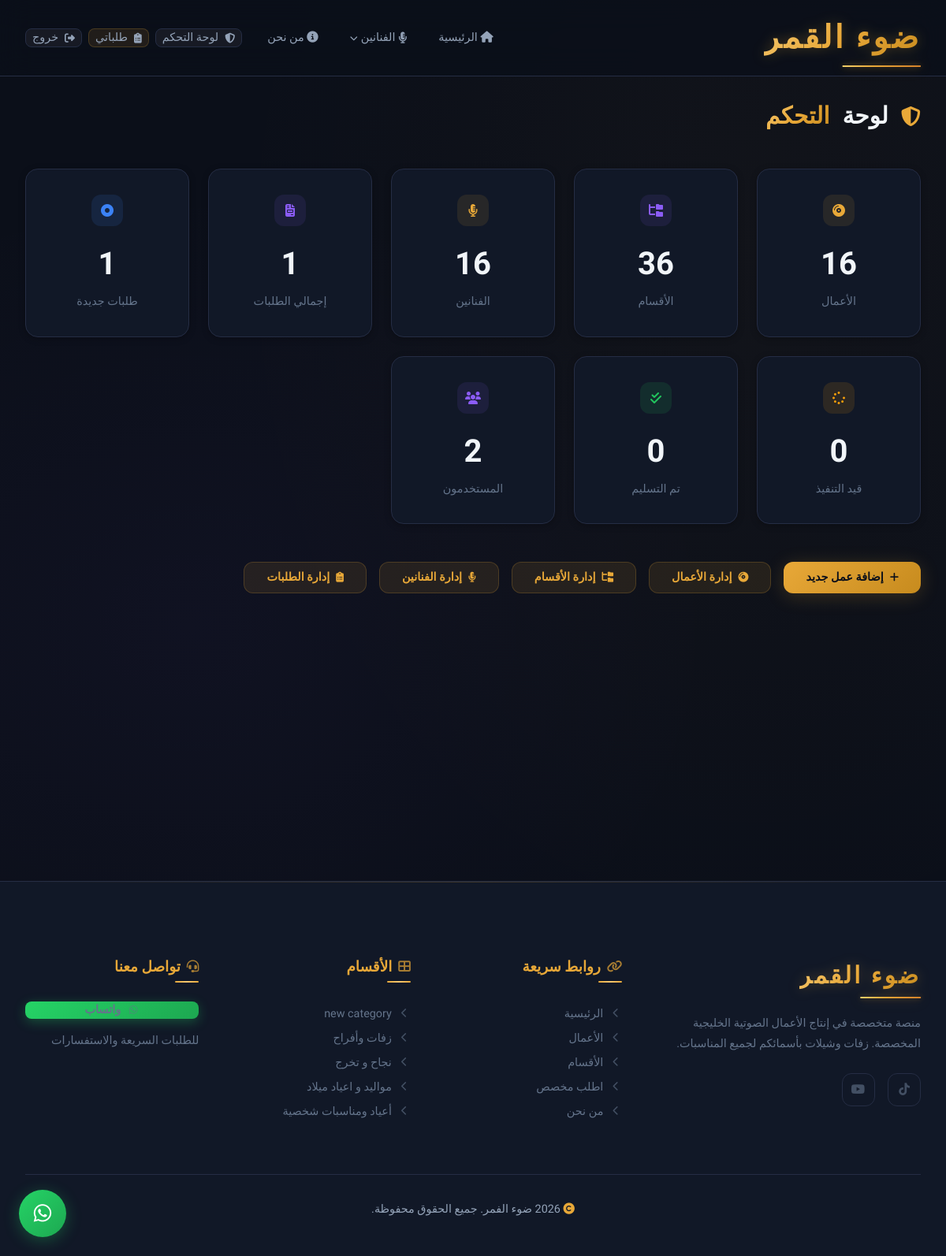
Page /admin/ (signed in) on the committed database.
### app/models.py (models this page shows, shortened)
class Category(db.Model):
    __tablename__ = 'categories'
    id = db.Column(db.Integer, primary_key=True)
    name = db.Column(db.String(100), nullable=False)
    slug = db.Column(db.String(100), unique=True, nullable=False)
    description = db.Column(db.Text, nullable=True)
    icon = db.Column(db.String(50), nullable=True)
    sort_order = db.Column(db.Integer, default=0)
    parent_id = db.Column(db.Integer, db.ForeignKey('categories.id'), nullable=True)
    subcategories = db.relationship(
        'Category',
        backref=db.backref('parent', remote_side=[id]),
        lazy='dynamic'
    )
    samples = db.relationship('Sample', backref='category', lazy='dynamic')

### app/routes/admin.py (the view)
@admin_bp.route('/')
@admin_required
def dashboard():
    total_samples = Sample.query.count()
    total_categories = Category.query.count()
    total_singers = Singer.query.count()
    total_orders = Order.query.count()
    new_orders = Order.query.filter_by(status='new').count()
    in_progress = Order.query.filter_by(status='in_progress').count()
    delivered = Order.query.filter_by(status='delivered').count()
    total_users = User.query.count()
    recent_orders = Order.query.order_by(Order.created_at.desc()).limit(5).all()
    return render_template(
        'admin/dashboard.html',
        total_samples=total_samples,
        total_categories=total_categories,
        total_singers=total_singers,
        total_orders=total_orders,
        new_orders=new_orders,
        in_progress=in_progress,
        delivered=delivered,
        total_users=total_users,
        recent_orders=recent_orders,
    )

### app/models.py (called while the page is built)
    @property
    def status_label(self):
        labels = {'new': 'جديد', 'in_progress': 'قيد التنفيذ', 'delivered': 'تم التسليم'}
        return labels.get(self.status, self.status)

    @property
    def status_color(self):
        colors = {'new': 'info', 'in_progress': 'warning', 'delivered': 'success'}
        return colors.get(self.status, 'info')

### app/routes/admin.py (called while the page is built)
def admin_required(f):
    @wraps(f)
    @login_required
    def decorated_function(*args, **kwargs):
        if not current_user.is_admin:
            flash('ليس لديك صلاحية الوصول', 'error')
            return redirect(url_for('main.index'))
        return f(*args, **kwargs)
    return decorated_function

### app/templates/admin/dashboard.html (shortened to what this page needs)
{% extends "base.html" %}
{% block content %}
<section class="admin-page">
    <div class="container">
        <div class="dashboard-header">
            <h1><i class="fas fa-shield-halved"></i> لوحة <span class="accent-text">التحكم</span></h1>
        </div>
        <div class="admin-stats">
            <div class="stat-card animate-on-scroll">
                <div class="stat-card__icon stat-card__icon--accent"><i class="fas fa-compact-disc"></i></div>
                <div class="stat-card__value">{{ total_samples }}</div>
                <div class="stat-card__label">الأعمال</div>
            </div>
            <div class="stat-card animate-on-scroll">
                <div class="stat-card__icon stat-card__icon--secondary"><i class="fas fa-folder-tree"></i></div>
                <div class="stat-card__value">{{ total_categories }}</div>
                <div class="stat-card__label">الأقسام</div>
            </div>
            <div class="stat-card animate-on-scroll">
                <div class="stat-card__icon stat-card__icon--accent"><i class="fas fa-microphone-lines"></i></div>
                <div class="stat-card__value">{{ total_singers }}</div>
                <div class="stat-card__label">الفنانين</div>
            </div>
            <div class="stat-card animate-on-scroll">
                <div class="stat-card__icon stat-card__icon--secondary"><i class="fas fa-file-invoice"></i></div>
                <div class="stat-card__value">{{ total_orders }}</div>
                <div class="stat-card__label">إجمالي الطلبات</div>
            </div>
            <div class="stat-card animate-on-scroll">
                <div class="stat-card__icon stat-card__icon--info"><i class="fas fa-circle-dot"></i></div>
                <div class="stat-card__value">{{ new_orders }}</div>
                <div class="stat-card__label">طلبات جديدة</div>
            </div>
            <div class="stat-card animate-on-scroll">
                <div class="stat-card__icon stat-card__icon--warning"><i class="fas fa-spinner"></i></div>
                <div class="stat-card__value">{{ in_progress }}</div>
                <div class="stat-card__label">قيد التنفيذ</div>
            </div>
            <div class="stat-card animate-on-scroll">
                <div class="stat-card__icon stat-card__icon--success"><i class="fas fa-check-double"></i></div>
                <div class="stat-card__value">{{ delivered }}</div>
                <div class="stat-card__label">تم التسليم</div>
            </div>
            <div class="stat-card animate-on-scroll">
                <div class="stat-card__icon stat-card__icon--secondary"><i class="fas fa-users"></i></div>
                <div class="stat-card__value">{{ total_users }}</div>
                <div class="stat-card__label">المستخدمون</div>
            </div>
        </div>
        <div style="display: flex; gap: var(--space-md); margin-bottom: var(--space-2xl); flex-wrap: wrap;">
            <a href="{{ url_for('admin.add_sample') }}" class="btn btn-primary"><i class="fas fa-plus"></i> إضافة عمل جديد</a>
            <a href="{{ url_for('admin.samples') }}" class="btn btn-secondary"><i class="fas fa-compact-disc"></i> إدارة الأعمال</a>
            <a href="{{ url_for('admin.categories') }}" class="btn btn-secondary"><i class="fas fa-folder-tree"></i> إدارة الأقسام</a>
            <a href="{{ url_for('admin.singers') }}" class="btn btn-secondary"><i class="fas fa-microphone-lines"></i> إدارة الفنانين</a>
            <a href="{{ url_for('admin.orders') }}" class="btn btn-secondary"><i class="fas fa-clipboard-list"></i> إدارة الطلبات</a>
        </div>
    </div>
</section>
{% endblock %}

### app/templates/base.html (shortened to what this page needs)
<!DOCTYPE html>
<html lang="ar" dir="rtl">
<head>
    <link rel="stylesheet"
          href="https://cdnjs.cloudflare.com/ajax/libs/font-awesome/6.5.1/css/all.min.css"
          onerror="this.onerror=null;this.href='https://cdn.jsdelivr.net/npm/@fortawesome/fontawesome-free@6.5.1/css/all.min.css';" />
    <link rel="stylesheet" href="{{ url_for('static', filename='css/variables.css') }}">
    <link rel="stylesheet" href="{{ url_for('static', filename='css/base.css') }}">
    <link rel="stylesheet" href="{{ url_for('static', filename='css/components.css') }}">
    <link rel="stylesheet" href="{{ url_for('static', filename='css/pages.css') }}">
</head>
<body>
    <nav class="navbar" id="navbar">
        <div class="container">
            <a href="{{ url_for('main.index') }}" class="logo">ضوء القمر</a>
            <div class="nav-links" id="navLinks">
                <a href="{{ url_for('main.index') }}" class="{% if request.endpoint == 'main.index' %}active{% endif %}">
                    <i class="fas fa-home"></i> الرئيسية
                </a>
                <details class="nav-dropdown {% if request.endpoint == 'main.singer' %}active{% endif %}">
                    <summary class="nav-dropdown__summary">
                        <i class="fas fa-microphone-lines"></i> الفنانين
                        <i class="fas fa-chevron-down nav-dropdown__chevron"></i>
                    </summary>
                </details>
                <a href="{{ url_for('main.about') }}" class="{% if request.endpoint == 'main.about' %}active{% endif %}">
                    <i class="fas fa-info-circle"></i> من نحن
                </a>
                <div class="nav-auth">
                    {% if current_user.is_authenticated %}
                        {% if current_user.is_admin %}
                            <a href="{{ url_for('admin.dashboard') }}" class="btn btn-sm btn-ghost">
                                <i class="fas fa-shield-halved"></i> لوحة التحكم
                            </a>
                        {% endif %}
                        <a href="{{ url_for('orders.dashboard') }}" class="btn btn-sm btn-secondary">
                            <i class="fas fa-clipboard-list"></i> طلباتي
                        </a>
                        <a href="{{ url_for('auth.logout') }}" class="btn btn-sm btn-ghost">
                            <i class="fas fa-sign-out-alt"></i> خروج
                        </a>
                    {% endif %}
                </div>
            </div>
        </div>
    </nav>
    <main>
        {% block content %}{% endblock %}
    </main>
    <footer class="footer">
        <div class="container">
            <div class="footer-grid">
                <div class="footer-col footer-brand">
                    <div class="logo" style="margin-bottom: var(--space-lg); font-size: var(--fs-xl); display: inline-block;">ضوء القمر</div>
                    <p>منصة متخصصة في إنتاج الأعمال الصوتية الخليجية المخصصة. زفات وشيلات بأسمائكم لجميع المناسبات.</p>
                    <div class="footer-social">
                        <a href="https://www.tiktok.com/@.bo6b?_r=1&_t=ZS-95rwLRkdma8" aria-label="TikTok">
                            <i class="fab fa-tiktok"></i>
                        </a>
                        <a href="https://youtube.com/@zaffat-f9o?si=nrIe7QA_RzNBtxz0" aria-label="YouTube">
                            <i class="fab fa-youtube"></i>
                        </a>
                    </div>
                </div>
                <div class="footer-col">
                    <h4 class="footer-col__title"><i class="fas fa-link"></i> روابط سريعة</h4>
                    <a href="{{ url_for('main.index') }}"><i class="fas fa-chevron-left"></i> الرئيسية</a>
                    <a href="{{ url_for('main.index') }}#featured"><i class="fas fa-chevron-left"></i> الأعمال</a>
                    <a href="{{ url_for('main.index') }}#categories"><i class="fas fa-chevron-left"></i> الأقسام</a>
                    <a href="{{ url_for('orders.new_order') }}"><i class="fas fa-chevron-left"></i> اطلب مخصص</a>
                    <a href="{{ url_for('main.about') }}"><i class="fas fa-chevron-left"></i> من نحن</a>
                </div>
                <div class="footer-col">
                    <h4 class="footer-col__title"><i class="fas fa-th-large"></i> الأقسام</h4>
                    {% for category in footer_categories %}
                    <a href="{{ url_for('main.category', slug=category.slug) }}"><i class="fas fa-chevron-left"></i> {{ category.name }}</a>
                    {% endfor %}
                </div>
                <div class="footer-col">
                    <h4 class="footer-col__title"><i class="fas fa-headset"></i> تواصل معنا</h4>
                    <a href="https://wa.me/{{ whatsapp_number.replace('+', '') }}" target="_blank" class="btn btn-whatsapp btn-sm" style="margin-bottom: var(--space-md);">
                        <i class="fab fa-whatsapp"></i> واتساب
                    </a>
                    <p style="font-size: var(--fs-sm); color: var(--text-tertiary);">للطلبات السريعة والاستفسارات</p>
                </div>
            </div>
            <div class="footer-bottom">
                <p><i class="fas fa-copyright"></i> {{ brand_year }} {{ brand_name }}. جميع الحقوق محفوظة.</p>
            </div>
        </div>
    </footer>
    <a href="https://wa.me/{{ whatsapp_number.replace('+', '') }}" target="_blank" class="whatsapp-float" aria-label="تواصل واتساب">
        <i class="fab fa-whatsapp"></i>
    </a>
</body>
</html>

### app/static/css/variables.css (style rules this page uses)
:root { --accent: #E8A838; --accent-light: #F5C871; --accent-dark: #C78B1E; --accent-glow: rgba(232, 168, 56, 0.35); --accent-5: rgba(232, 168, 56, 0.05); --accent-10: rgba(232, 168, 56, 0.10); --accent-15: rgba(232, 168, 56, 0.15); --accent-20: rgba(232, 168, 56, 0.20); --gradient-accent: linear-gradient(135deg, #E8A838 0%, #F5C871 50%, #E8A838 100%); --gradient-accent-btn: linear-gradient(135deg, #E8A838 0%, #C78B1E 100%); --gradient-accent-text: linear-gradient(135deg, #F5C871, #E8A838, #C78B1E); --gradient-accent-vivid: linear-gradient(135deg, #F2D06B 0%, #E8A838 40%, #D4822A 100%); --secondary: #8B5CF6; --secondary-light: #A78BFA; --secondary-dark: #7C3AED; --secondary-glow: rgba(139, 92, 246, 0.25); --secondary-10: rgba(139, 92, 246, 0.10); --tertiary: #14B8A6; --tertiary-glow: rgba(20, 184, 166, 0.2); --bg-base: #0B0F19; --bg-card: #111827; --bg-elevated: #1A2035; --bg-hover: #1E2642; --bg-border: #252D44; --bg-border-light: #2E3A56; --text-primary: #F1F5F9; --text-secondary: #94A3B8; --text-tertiary: #64748B; --text-dim: #475569; --success: #22C55E; --success-bg: rgba(34, 197, 94, 0.12); --success-border: rgba(34, 197, 94, 0.25); --warning: #F59E0B; --warning-bg: rgba(245, 158, 11, 0.12); --warning-border: rgba(245, 158, 11, 0.25); --info: #3B82F6; --info-bg: rgba(59, 130, 246, 0.12); --info-border: rgba(59, 130, 246, 0.25); --error: #EF4444; --error-bg: rgba(239, 68, 68, 0.12); --error-border: rgba(239, 68, 68, 0.25); --whatsapp: #25D366; --whatsapp-dark: #1DA851; --whatsapp-glow: rgba(37, 211, 102, 0.3); --font-primary: 'Tajawal', 'Segoe UI', sans-serif; --fs-xs: clamp(0.7rem, 0.65rem + 0.25vw, 0.8rem); --fs-sm: clamp(0.8rem, 0.75rem + 0.3vw, 0.9rem); --fs-base: clamp(0.9rem, 0.85rem + 0.35vw, 1rem); --fs-md: clamp(1rem, 0.9rem + 0.5vw, 1.15rem); --fs-lg: clamp(1.15rem, 1rem + 0.7vw, 1.4rem); --fs-xl: clamp(1.4rem, 1.15rem + 1.2vw, 1.85rem); --fs-2xl: clamp(1.75rem, 1.35rem + 2vw, 2.5rem); --fs-3xl: clamp(2.2rem, 1.5rem + 3.5vw, 3.5rem); --fs-hero: clamp(2rem, 1.2rem + 4vw, 3.8rem); --fw-light: 300; --fw-regular: 400; --fw-medium: 500; --fw-bold: 700; --fw-black: 900; --lh-tight: 1.3; --lh-normal: 1.6; --lh-relaxed: 1.8; --space-xs: 0.25rem; --space-sm: 0.5rem; --space-md: 1rem; --space-lg: 1.5rem; --space-xl: 2rem; --space-2xl: 3rem; --space-3xl: 4rem; --space-4xl: 6rem; --space-section: clamp(3rem, 2rem + 5vw, 6rem); --container-max: 1200px; --container-padding: clamp(1rem, 3vw, 2rem); --radius-sm: 8px; --radius-md: 12px; --radius-lg: 16px; --radius-xl: 24px; --radius-full: 9999px; --shadow-sm: 0 2px 8px rgba(0, 0, 0, 0.25); --shadow-md: 0 4px 24px rgba(0, 0, 0, 0.35); --shadow-lg: 0 8px 40px rgba(0, 0, 0, 0.45); --shadow-accent: 0 4px 25px rgba(232, 168, 56, 0.2); --shadow-accent-lg: 0 8px 40px rgba(232, 168, 56, 0.25); --shadow-card: 0 4px 20px rgba(0, 0, 0, 0.3); --shadow-card-hover: 0 12px 40px rgba(0, 0, 0, 0.4), 0 0 0 1px rgba(232, 168, 56, 0.1); --glass-bg: rgba(11, 15, 25, 0.8); --glass-bg-heavy: rgba(11, 15, 25, 0.92); --glass-border: rgba(232, 168, 56, 0.12); --glass-blur: 20px; --transition-fast: 0.15s ease; --transition-base: 0.3s cubic-bezier(0.4, 0, 0.2, 1); --transition-slow: 0.5s cubic-bezier(0.4, 0, 0.2, 1); --transition-spring: 0.5s cubic-bezier(0.175, 0.885, 0.32, 1.275); --z-dropdown: 100; --z-sticky: 200; --z-nav: 300; --z-modal: 400; --z-whatsapp: 500; }

### rows in the picture
Category: name "new category"
Category: name "زفات وأفراح"
Category: name "نجاح و تخرج"
Category: name "مواليد و اعياد ميلاد"
Category: name "أعياد ومناسبات شخصية"

### other values in the picture
{{ total_samples }} "16"
{{ total_categories }} "36"
{{ total_singers }} "16"
{{ total_orders }} "1"
{{ new_orders }} "1"
{{ in_progress }} "0"
{{ delivered }} "0"
{{ total_users }} "2"
{{ brand_name }} "ضوء الفمر"
